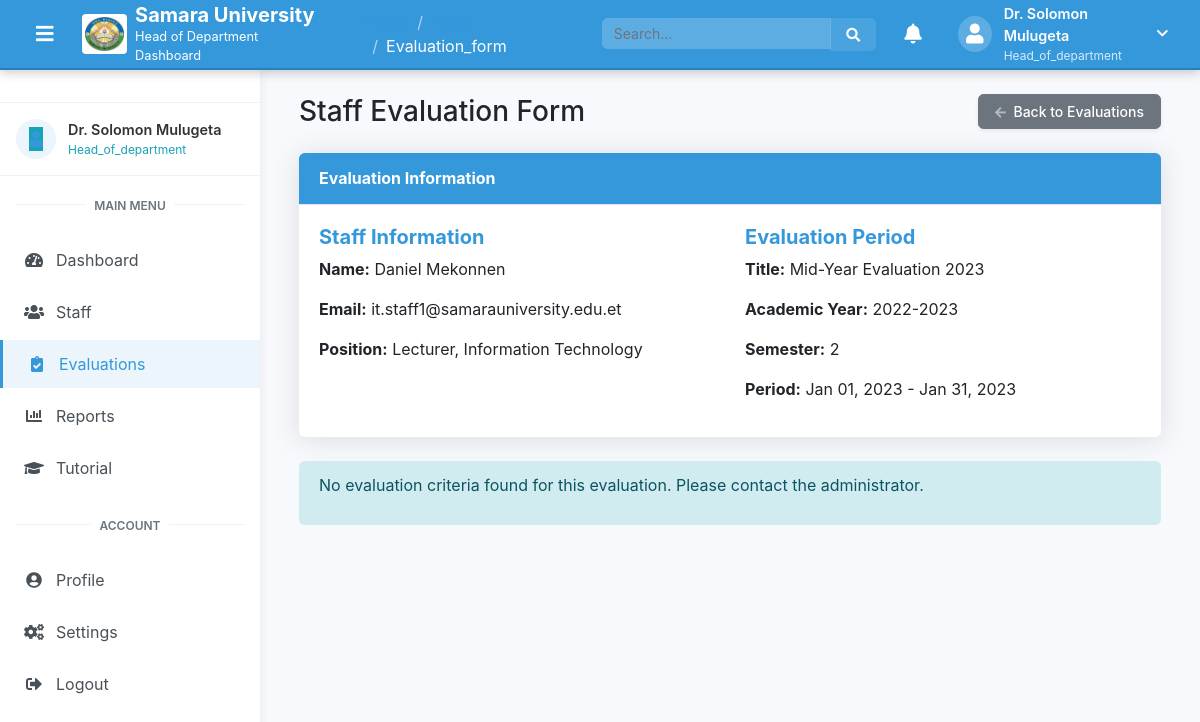
The page /head/evaluation_form.php?evaluation_id=12 (signed in) on the database its author committed.
### tables this page shows
CREATE TABLE IF NOT EXISTS users (
    user_id INT AUTO_INCREMENT PRIMARY KEY,
    username VARCHAR(50) NOT NULL UNIQUE,
    password VARCHAR(255) NOT NULL,
    email VARCHAR(100) NOT NULL UNIQUE,
    full_name VARCHAR(100) NOT NULL,
    role ENUM('admin', 'dean', 'college', 'head_of_department', 'staff', 'hrm') NOT NULL,
    department_id INT,
    college_id INT,
    position VARCHAR(100),
    profile_image VARCHAR(255),
    bio TEXT,
    phone VARCHAR(20),
    address TEXT,
    status TINYINT(1) DEFAULT 1,
    last_login DATETIME,
    created_at TIMESTAMP DEFAULT CURRENT_TIMESTAMP,
    updated_at TIMESTAMP DEFAULT CURRENT_TIMESTAMP ON UPDATE CURRENT_TIMESTAMP,
    FOREIGN KEY (department_id) REFERENCES departments(department_id) ON DELETE SET NULL,
    FOREIGN KEY (college_id) REFERENCES colleges(college_id) ON DELETE SET NULL
);

CREATE TABLE IF NOT EXISTS evaluation_periods (
    period_id INT AUTO_INCREMENT PRIMARY KEY,
    title VARCHAR(100) NOT NULL,
    academic_year VARCHAR(20) NOT NULL,
    semester VARCHAR(20) NOT NULL,
    start_date DATE NOT NULL,
    end_date DATE NOT NULL,
    description TEXT,
    status ENUM('active', 'inactive') DEFAULT 'active',
    created_at TIMESTAMP DEFAULT CURRENT_TIMESTAMP,
    updated_at TIMESTAMP DEFAULT CURRENT_TIMESTAMP ON UPDATE CURRENT_TIMESTAMP
);

### includes/config.php (called while the page is built, shortened)
<?php
$base_url = 'http://localhost/samara_new/';
?>

### head/evaluation_form.php (the view, shortened to what this page needs)
<?php
require_once dirname(__DIR__) . '/includes/config.php';
$evaluator_id = $_SESSION['user_id'];
$evaluatee_id = isset($_GET['evaluatee_id']) ? (int)$_GET['evaluatee_id'] : 0;
$evaluation_id = isset($_GET['evaluation_id']) ? (int)$_GET['evaluation_id'] : 0;
$period_id = isset($_GET['period_id']) ? (int)$_GET['period_id'] : 0;
$evaluatee = null;
$evaluation = null;
$period = null;
$criteria_by_category = [];
if ($evaluation_id > 0) {
    $sql = "SELECT * FROM evaluations WHERE evaluation_id = ? AND evaluator_id = ?";
    $stmt = $conn->prepare($sql);
    $stmt->bind_param("ii", $evaluation_id, $evaluator_id);
    $stmt->execute();
    $result = $stmt->get_result();
    if ($result->num_rows === 1) {
        $evaluation = $result->fetch_assoc();
        $evaluatee_id = $evaluation['evaluatee_id'];
        $period_id = $evaluation['period_id'];
        $sql = "SELECT * FROM users WHERE user_id = ?";
        $stmt = $conn->prepare($sql);
        $stmt->bind_param("i", $evaluatee_id);
        $stmt->execute();
        $result = $stmt->get_result();
        if ($result->num_rows === 1) {
            $evaluatee = $result->fetch_assoc();
        }
        $sql = "SELECT * FROM evaluation_periods WHERE period_id = ?";
        $stmt = $conn->prepare($sql);
        $stmt->bind_param("i", $period_id);
        $stmt->execute();
        $result = $stmt->get_result();
        if ($result->num_rows === 1) {
            $period = $result->fetch_assoc();
        }
    } else {
        $error_message = "Evaluation not found.";
    }
}
include_once BASE_PATH . '/includes/header_management.php';
include_once BASE_PATH . '/includes/sidebar.php';
?>
<div class="dashboard-content">
    <div class="container-fluid">
        <div class="d-sm-flex align-items-center justify-content-between mb-4">
            <h1 class="h3 mb-0 text-gray-800">Staff Evaluation Form</h1>
            <a href="<?php echo $base_url; ?>head/evaluations.php" class="d-none d-sm-inline-block btn btn-sm btn-secondary shadow-sm">
                <i class="fas fa-arrow-left fa-sm text-white-50 mr-1"></i> Back to Evaluations
            </a>
        </div>
        <?php if ($evaluatee && $period && $evaluation): ?>
            <div class="card shadow mb-4">
                <div class="card-header py-3 bg-theme text-white">
                    <h6 class="m-0 font-weight-bold">Evaluation Information</h6>
                </div>
                <div class="card-body">
                    <div class="row">
                        <div class="col-md-6">
                            <h5 class="text-theme">Staff Information</h5>
                            <p><strong>Name:</strong> <?php echo $evaluatee['full_name']; ?></p>
                            <p><strong>Email:</strong> <?php echo $evaluatee['email']; ?></p>
                            <p><strong>Position:</strong> <?php echo $evaluatee['position'] ?? 'N/A'; ?></p>
                        </div>
                        <div class="col-md-6">
                            <h5 class="text-theme">Evaluation Period</h5>
                            <p><strong>Title:</strong> <?php echo $period['title']; ?></p>
                            <p><strong>Academic Year:</strong> <?php echo $period['academic_year']; ?></p>
                            <p><strong>Semester:</strong> <?php echo $period['semester']; ?></p>
                            <p><strong>Period:</strong> <?php echo date('M d, Y', strtotime($period['start_date'])); ?> - <?php echo date('M d, Y', strtotime($period['end_date'])); ?></p>
                        </div>
                    </div>
                </div>
            </div>
            <form method="POST" action="<?php echo htmlspecialchars($_SERVER['PHP_SELF'] . '?evaluation_id=' . $evaluation_id); ?>" id="evaluationForm">
                <?php if (count($criteria_by_category) > 0): ?>
                    <?php foreach ($criteria_by_category as $category_id => $category): ?>
                        <div class="card shadow mb-4">
                            <div class="card-header py-3">
                                <h6 class="m-0 font-weight-bold text-theme"><?php echo $category['name']; ?></h6>
                            </div>
                            <div class="card-body">
                                <div class="table-responsive">
                                    <table class="table table-bordered">
                                        <thead>
                                            <tr>
                                                <th width="40%">Criteria</th>
                                                <th width="15%">Rating (1-5)</th>
                                                <th width="45%">Comments</th>
                                            </tr>
                                        </thead>
                                        <tbody>
                                            <?php foreach ($category['criteria'] as $criteria): ?>
                                                <tr>
                                                    <td>
                                                        <strong><?php echo $criteria['name']; ?></strong>
                                                        <?php if (!empty($criteria['description'])): ?>
                                                            <p class="small text-muted mb-0"><?php echo $criteria['description']; ?></p>
                                                        <?php endif; ?>
                                                    </td>
                                                    <td>
                                                        <select class="form-control" name="rating[<?php echo $criteria['criteria_id']; ?>]" required>
                                                            <option value="">Select</option>
                                                            <?php for ($i = $criteria['min_rating']; $i <= $criteria['max_rating']; $i++): ?>
                                                                <option value="<?php echo $i; ?>" <?php echo (isset($criteria['rating']) && $criteria['rating'] == $i) ? 'selected' : ''; ?>>
                                                                    <?php echo $i; ?>
                                                                </option>
                                                            <?php endfor; ?>
                                                        </select>
                                                    </td>
                                                    <td>
                                                        <textarea class="form-control" name="comment[<?php echo $criteria['criteria_id']; ?>]" rows="2"><?php echo isset($criteria['comment']) ? $criteria['comment'] : ''; ?></textarea>
                                                    </td>
                                                </tr>
                                            <?php endforeach; ?>
                                        </tbody>
                                    </table>
                                </div>
                            </div>
                        </div>
                    <?php endforeach; ?>
                    <div class="card shadow mb-4">
                        <div class="card-header py-3">
                            <h6 class="m-0 font-weight-bold text-theme">Overall Comments</h6>
                        </div>
                        <div class="card-body">
                            <div class="form-group">
                                <label for="overall_comment">Additional Comments</label>
                                <textarea class="form-control" id="overall_comment" name="overall_comment" rows="4"><?php echo $evaluation['comments'] ?? ''; ?></textarea>
                            </div>
                        </div>
                    </div>
                    <div class="card shadow mb-4">
                        <div class="card-body">
                            <div class="d-flex justify-content-between">
                                <button type="submit" name="action" value="save_draft" class="btn btn-secondary">
                                    <i class="fas fa-save mr-1"></i> Save as Draft
                                </button>
                                <button type="submit" name="action" value="submit" class="btn btn-primary" onclick="return confirm('Are you sure you want to submit this evaluation? You will not be able to make changes after submission.')">
                                    <i class="fas fa-paper-plane mr-1"></i> Submit Evaluation
                                </button>
                            </div>
                        </div>
                    </div>
                <?php else: ?>
                    <div class="alert alert-info">
                        <p>No evaluation criteria found for this evaluation. Please contact the administrator.</p>
                    </div>
                <?php endif; ?>
            </form>
        <?php endif; ?>
    </div>
</div>
<?php
include_once BASE_PATH . '/includes/footer_management.php';
?>

### assets/css/style.css (style rules this page uses)
:root { --primary-color: #22AE9A; --primary-dark: #1c8e7d; --primary-light: #7fd9ca; --primary-very-light: #e7f7f5; --primary-rgb: 34, 174, 154; --secondary-color: #6c757d; --secondary-dark: #5a6268; --secondary-light: #a1a8ae; --secondary-very-light: #f8f9fa; --secondary-rgb: 108, 117, 125; --text-primary: #212529; --text-secondary: #6c757d; --text-light: #f8f9fa; --border-radius: 0.35rem; --box-shadow: 0 0.15rem 1.75rem 0 rgba(58, 59, 69, 0.15); --transition: all 0.3s ease; }
body { font-family: 'Nunito', -apple-system, BlinkMacSystemFont, "Segoe UI", Roboto, "Helvetica Neue", Arial, sans-serif; font-size: 1rem; font-weight: 400; line-height: 1.5; color: var(--text-primary); background-color: #f8f9fc; }
a { color: var(--primary-color); text-decoration: none; transition: var(--transition); }
h1, h2, h3, h4, h5, h6 { font-weight: 700; margin-bottom: 0.5rem; line-height: 1.2; }
.btn { border-radius: var(--border-radius); padding: 0.375rem 1rem; font-weight: 500; transition: var(--transition); }
.card { border: none; border-radius: var(--border-radius); box-shadow: var(--box-shadow); margin-bottom: 1.5rem; transition: var(--transition); }
.card-header { background-color: #f8f9fc; border-bottom: 1px solid #e3e6f0; padding: 1rem 1.25rem; border-top-left-radius: var(--border-radius) !important; border-top-right-radius: var(--border-radius) !important; }
.card-body { padding: 1.25rem; }
.alert { border-radius: var(--border-radius); border: none; padding: 0.75rem 1.25rem; margin-bottom: 1rem; }
.shadow-sm { box-shadow: 0 0.125rem 0.25rem rgba(0, 0, 0, 0.075) !important; }
.shadow { box-shadow: var(--box-shadow) !important; }

### assets/css/theme.css (style rules this page uses)
:root { --admin-primary: #22AE9A; --admin-primary-dark: #1c8e7d; --admin-primary-light: #7fd9ca; --admin-primary-very-light: #e7f7f5; --admin-primary-rgb: 34, 174, 154; --college-primary: #2ECC71; --college-primary-dark: #27AE60; --college-primary-light: #82E0AA; --college-primary-very-light: #E9F7EF; --college-primary-rgb: 46, 204, 113; --dean-primary: #9B59B6; --dean-primary-dark: #8E44AD; --dean-primary-light: #D2B4DE; --dean-primary-very-light: #F4ECF7; --dean-primary-rgb: 155, 89, 182; --head-primary: #3498DB; --head-primary-dark: #2980B9; --head-primary-light: #85C1E9; --head-primary-very-light: #EBF5FB; --head-primary-rgb: 52, 152, 219; --hrm-primary: #E67E22; --hrm-primary-dark: #D35400; --hrm-primary-light: #F0B27A; --hrm-primary-very-light: #FDF2E9; --hrm-primary-rgb: 230, 126, 34; --staff-primary: #6A5ACD; --staff-primary-dark: #483D8B; --staff-primary-light: #9E91E7; --staff-primary-very-light: #F0EEF9; --staff-primary-rgb: 106, 90, 205; }
.head-theme { --primary-color: var(--head-primary); --primary-dark: var(--head-primary-dark); --primary-light: var(--head-primary-light); --primary-very-light: var(--head-primary-very-light); --primary-rgb: var(--head-primary-rgb); }
.text-theme { color: var(--primary-color) !important; }
.bg-theme { background-color: var(--primary-color) !important; color: #ffffff; }

### assets/css/management.css (style rules this page uses)
.dashboard-content { margin-left: 260px; margin-top: 70px; min-height: calc(100vh - 70px); transition: all 0.3s ease; padding: 1.5rem; background-color: #f8f9fc; }

### rows shown on the page
users: full_name "Daniel Mekonnen", email "it.staff1@samarauniversity.edu.et", position "Lecturer, Information Technology"
evaluation_periods: title "Mid-Year Evaluation 2023", academic_year "2022-2023", semester "2", start_date "Jan 01, 2023", end_date "Jan 31, 2023"

### other values the page prints
$page_title "Evaluation_form"
$user_name "Dr. Solomon Mulugeta"
$user_role "Head_of_department"
$item['title'] "Dashboard"
$item['title'] "Staff"
$item['title'] "Evaluations"
$item['title'] "Reports"
$item['title'] "Tutorial"
